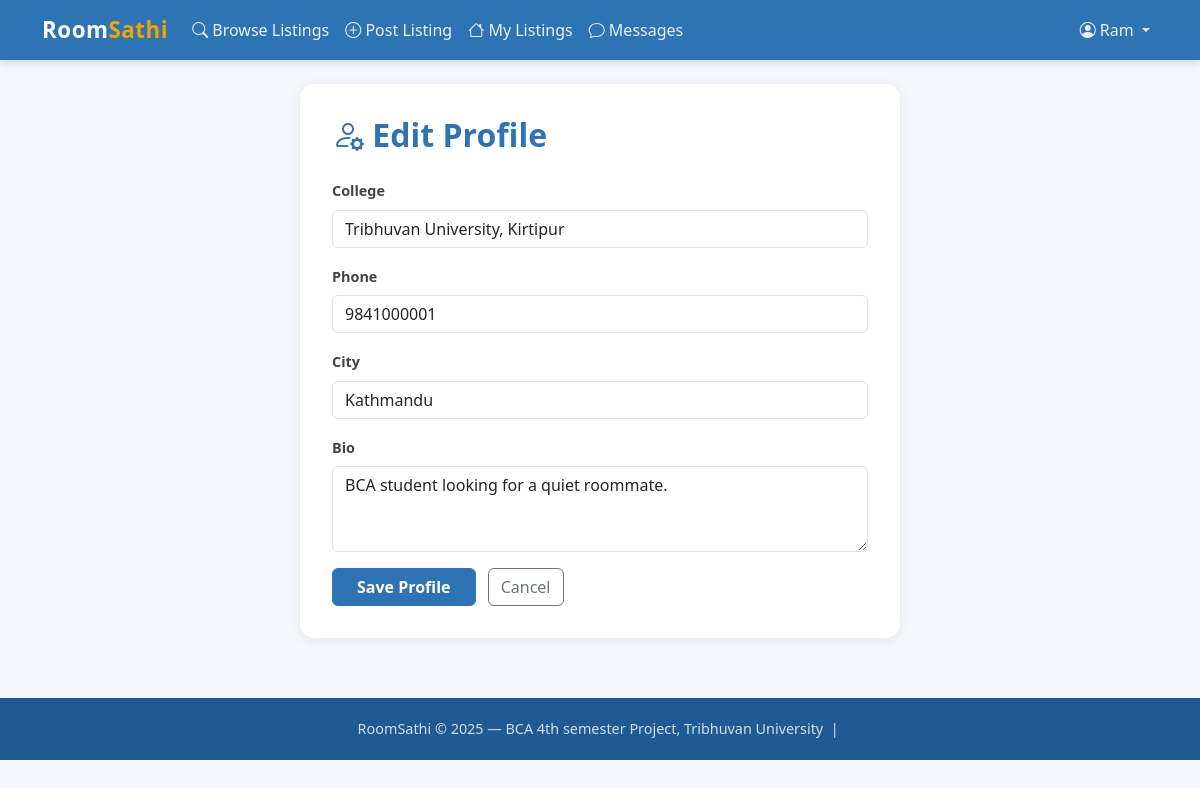
The app's page /accounts/profile/edit/ (signed in) with its own data.
### accounts/models.py (models this page shows, shortened)
class UserProfile(models.Model):
    user    = models.OneToOneField(User, on_delete=models.CASCADE, related_name='profile')
    college = models.CharField(max_length=200)
    phone   = models.CharField(max_length=15, blank=True)
    city    = models.CharField(max_length=100, default='Kathmandu')
    bio     = models.TextField(blank=True, max_length=300)

### accounts/views.py (the view)
# urls.py: path('profile/edit/',   views.edit_profile,                                name='edit_profile'),
@login_required
def edit_profile(request):
    profile, _ = UserProfile.objects.get_or_create(user=request.user, defaults={'college':'','city':'Kathmandu'})
    if request.method == 'POST':
        form = ProfileForm(request.POST, instance=profile)
        if form.is_valid():
            form.save()
            messages.success(request, 'Profile updated!')
            return redirect('home')
    else:
        form = ProfileForm(instance=profile)
    return render(request, 'accounts/edit_profile.html', {'form': form})

### accounts/forms.py
class ProfileForm(forms.ModelForm):
    class Meta:
        model   = UserProfile
        exclude = ['user']
        widgets = {'bio': forms.Textarea(attrs={'rows': 3})}

### templates/accounts/edit_profile.html (shortened to what this page needs)
{% extends 'base.html' %}
{% block content %}
<div class="container my-4">
  <div class="form-card">
    <h2><i class="bi bi-person-gear"></i> Edit Profile</h2>
    <form method="post">
      {% for field in form %}
      <div class="mb-3">
        <label class="form-label">{{ field.label }}</label>
        {{ field }}
      </div>
      {% endfor %}
      <button type="submit" class="btn btn-primary px-4">Save Profile</button>
      <a href="{% url 'home' %}" class="btn btn-outline-secondary ms-2">Cancel</a>
    </form>
  </div>
</div>
{% endblock %}

### templates/base.html (shortened to what this page needs)
<!DOCTYPE html>
<html lang="en">
<head>
  <link href="https://cdn.jsdelivr.net/npm/bootstrap@5.3.0/dist/css/bootstrap.min.css" rel="stylesheet">
  <link href="https://cdn.jsdelivr.net/npm/bootstrap-icons@1.11.0/font/bootstrap-icons.css" rel="stylesheet">
  {% load static %}
  <link rel="stylesheet" href="{% static 'css/style.css' %}">
</head>
<body>
<nav class="navbar navbar-expand-lg">
  <div class="container">
    <a class="navbar-brand" href="{% url 'home' %}">Room<span>Sathi</span></a>
    <div class="collapse navbar-collapse" id="nav">
      <ul class="navbar-nav me-auto">
        <li class="nav-item"><a class="nav-link" href="{% url 'listing_list' %}"><i class="bi bi-search"></i> Browse Listings</a></li>
        {% if user.is_authenticated %}
        <li class="nav-item"><a class="nav-link" href="{% url 'listing_create' %}"><i class="bi bi-plus-circle"></i> Post Listing</a></li>
        <li class="nav-item"><a class="nav-link" href="{% url 'my_listings' %}"><i class="bi bi-house"></i> My Listings</a></li>
        <li class="nav-item"><a class="nav-link" href="{% url 'my_messages' %}"><i class="bi bi-chat"></i> Messages</a></li>
        {% endif %}
      </ul>
      <ul class="navbar-nav ms-auto">
        {% if user.is_authenticated %}
        <li class="nav-item dropdown">
          <a class="nav-link dropdown-toggle" href="#" data-bs-toggle="dropdown">
            <i class="bi bi-person-circle"></i> {{ user.first_name|default:user.username }}
          </a>
        </li>
        {% else %}
        <li class="nav-item"><a class="nav-link" href="{% url 'login' %}"><i class="bi bi-box-arrow-in-right"></i> Login</a></li>
        <li class="nav-item"><a class="nav-link btn btn-light text-primary ms-2 px-3 py-1" href="{% url 'register' %}"><b>Register</b></a></li>
        {% endif %}
      </ul>
    </div>
  </div>
</nav>
{% block content %}{% endblock %}
<footer><p class="mb-0">RoomSathi &copy; 2025 — BCA 4th semester Project, Tribhuvan University &nbsp;|&nbsp; </p></footer>
</body>
</html>

### static/css/style.css (style rules this page uses)
:root { --primary: #2E74B5; --primary-dark: #1F5A94; --accent: #F0A500; --light-bg: #F4F7FB; --card-shadow: 0 2px 12px rgba(0, 0, 0, 0.08); }
body { background: var(--light-bg); font-family: 'Segoe UI', sans-serif; color: #333; }
.navbar { background: var(--primary) !important; box-shadow: 0 2px 8px rgba(0, 0, 0, 0.15); }
.navbar-brand { font-size: 1.4rem; font-weight: 700; color: #fff !important; letter-spacing: 0.5px; }
.navbar-brand span { color: var(--accent); }
.nav-link { color: rgba(255, 255, 255, 0.9) !important; font-weight: 500; }
.form-card { background: #fff; border-radius: 14px; padding: 32px; box-shadow: var(--card-shadow); max-width: 600px; margin: 0 auto; }
.form-card h2 { color: var(--primary); margin-bottom: 24px; font-weight: 700; }
.form-label { font-weight: 600; color: #444; font-size: 0.9rem; }
.btn-primary { background: var(--primary); border-color: var(--primary); font-weight: 600; }
footer { background: var(--primary-dark); color: rgba(255, 255, 255, 0.8); text-align: center; padding: 20px; margin-top: 60px; font-size: 0.9rem; }

### records on screen
UserProfile: form "Tribhuvan University, Kirtipur" "9841000001" "Kathmandu" "BCA student looking for a quiet roommate."

### other values on screen
{{ user.first_name|default:user.username }} "Ram"
{{ field.label }} "College" "Phone" "City" "Bio"
